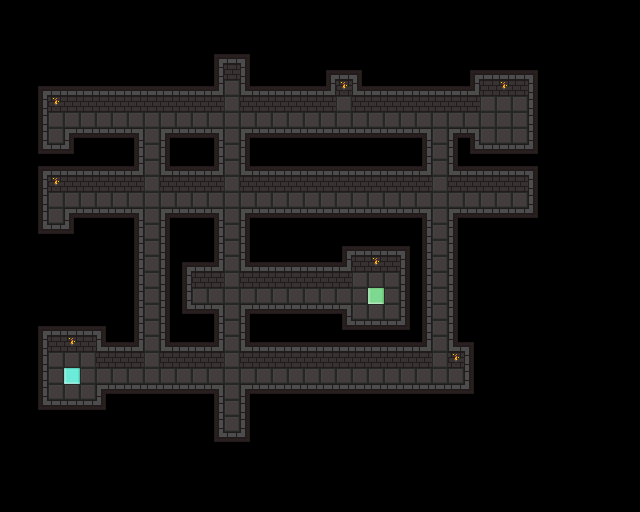

Rendered tile map (Tiled .tmx) drawn with the repository's tilesets; below, a short description and the full map source, tile grids included:
An orthogonal 40x32 tile map with 16x16 px tiles, 1 tile layer (Tile Layer 1), 3 tilesets and 23 objects.

<map version="1.4" tiledversion="1.4.3" orientation="orthogonal" renderorder="right-down" width="40" height="32" tilewidth="16" tileheight="16" infinite="0" nextlayerid="3" nextobjectid="27">
 <properties>
  <property name="description" value="Cramped corridors" />
  <property name="name" value="Level 6" />
 </properties>
 <tileset firstgid="1" source="../tileset_dungeon.tsx" />
 <tileset firstgid="65" source="../tileset_common.tsx" />
 <tileset firstgid="96" source="../tileset_floaty.tsx" />
 <layer id="1" name="Tile Layer 1" width="40" height="32">
  <data encoding="csv">
0,0,0,0,0,0,0,0,0,0,0,0,0,0,0,0,0,0,0,0,0,0,0,0,0,0,0,0,0,0,0,0,0,0,0,0,0,0,0,0,
0,0,0,0,0,0,0,0,0,0,0,0,0,0,0,0,0,0,0,0,0,0,0,0,0,0,0,0,0,0,0,0,0,0,0,0,0,0,0,0,
0,0,0,0,0,0,0,0,0,0,0,0,0,0,0,0,0,0,0,0,0,0,0,0,0,0,0,0,0,0,0,0,0,0,0,0,0,0,0,0,
0,0,0,0,0,0,0,0,0,0,0,0,0,1,2,3,0,0,0,0,0,0,0,0,0,0,0,0,0,0,0,0,0,0,0,0,0,0,0,0,
0,0,0,0,0,0,0,0,0,0,0,0,0,9,25,11,0,0,0,0,1,2,3,0,0,0,0,0,0,1,2,2,2,3,0,0,0,0,0,0,
0,0,1,2,2,2,2,2,2,2,2,2,2,13,33,12,2,2,2,2,13,27,12,2,2,2,2,2,2,13,25,27,25,11,0,0,0,0,0,0,
0,0,9,27,25,25,25,25,25,25,25,25,25,25,33,25,25,25,25,25,25,33,25,25,25,25,25,25,25,25,33,33,33,11,0,0,0,0,0,0,
0,0,9,33,33,33,33,33,33,33,33,33,33,33,33,33,33,33,33,33,33,33,33,33,33,33,33,33,33,33,33,33,33,11,0,0,0,0,0,0,
0,0,9,33,4,18,18,18,5,33,4,18,18,5,33,4,18,18,18,18,18,18,18,18,18,18,5,33,4,5,33,33,33,11,0,0,0,0,0,0,
0,0,17,18,19,0,0,0,9,33,11,0,0,9,33,11,0,0,0,0,0,0,0,0,0,0,9,33,11,17,18,18,18,19,0,0,0,0,0,0,
0,0,1,2,2,2,2,2,13,33,12,2,2,13,33,12,2,2,2,2,2,2,2,2,2,2,13,33,12,2,2,2,2,3,0,0,0,0,0,0,
0,0,9,27,25,25,25,25,25,33,25,25,25,25,33,25,25,25,25,25,25,25,25,25,25,25,25,33,25,25,25,25,25,11,0,0,0,0,0,0,
0,0,9,33,33,33,33,33,33,33,33,33,33,33,33,33,33,33,33,33,33,33,33,33,33,33,33,33,33,33,33,33,33,11,0,0,0,0,0,0,
0,0,9,33,4,18,18,18,5,33,4,18,18,5,33,4,18,18,18,18,18,18,18,18,18,18,5,33,4,18,18,18,18,19,0,0,0,0,0,0,
0,0,17,18,19,0,0,0,9,33,11,0,0,9,33,11,0,0,0,0,0,0,0,0,0,0,9,33,11,0,0,0,0,0,0,0,0,0,0,0,
0,0,0,0,0,0,0,0,9,33,11,0,0,9,33,11,0,0,0,0,0,1,2,2,2,3,9,33,11,0,0,0,0,0,0,0,0,0,0,0,
0,0,0,0,0,0,0,0,9,33,11,1,2,13,33,12,2,2,2,2,2,13,25,27,25,11,9,33,11,0,0,0,0,0,0,0,0,0,0,0,
0,0,0,0,0,0,0,0,9,33,11,9,25,25,33,25,25,25,25,25,25,25,33,33,33,11,9,33,11,0,0,0,0,0,0,0,0,0,0,0,
0,0,0,0,0,0,0,0,9,33,11,9,33,33,33,33,33,33,33,33,33,33,33,67,33,11,9,33,11,0,0,0,0,0,0,0,0,0,0,0,
0,0,0,0,0,0,0,0,9,33,11,17,18,5,33,4,18,18,18,18,18,5,33,33,33,11,9,33,11,0,0,0,0,0,0,0,0,0,0,0,
0,0,1,2,2,2,3,0,9,33,11,0,0,9,33,11,0,0,0,0,0,17,18,18,18,19,9,33,11,0,0,0,0,0,0,0,0,0,0,0,
0,0,9,25,27,25,12,2,13,33,12,2,2,13,33,12,2,2,2,2,2,2,2,2,2,2,13,33,12,3,0,0,0,0,0,0,0,0,0,0,
0,0,9,33,33,33,25,25,25,33,25,25,25,25,33,25,25,25,25,25,25,25,25,25,25,25,25,33,27,11,0,0,0,0,0,0,0,0,0,0,
0,0,9,33,69,33,33,33,33,33,33,33,33,33,33,33,33,33,33,33,33,33,33,33,33,33,33,33,33,11,0,0,0,0,0,0,0,0,0,0,
0,0,9,33,33,33,4,18,18,18,18,18,18,5,33,4,18,18,18,18,18,18,18,18,18,18,18,18,18,19,0,0,0,0,0,0,0,0,0,0,
0,0,17,18,18,18,19,0,0,0,0,0,0,9,33,11,0,0,0,0,0,0,0,0,0,0,0,0,0,0,0,0,0,0,0,0,0,0,0,0,
0,0,0,0,0,0,0,0,0,0,0,0,0,9,33,11,0,0,0,0,0,0,0,0,0,0,0,0,0,0,0,0,0,0,0,0,0,0,0,0,
0,0,0,0,0,0,0,0,0,0,0,0,0,17,18,19,0,0,0,0,0,0,0,0,0,0,0,0,0,0,0,0,0,0,0,0,0,0,0,0,
0,0,0,0,0,0,0,0,0,0,0,0,0,0,0,0,0,0,0,0,0,0,0,0,0,0,0,0,0,0,0,0,0,0,0,0,0,0,0,0,
0,0,0,0,0,0,0,0,0,0,0,0,0,0,0,0,0,0,0,0,0,0,0,0,0,0,0,0,0,0,0,0,0,0,0,0,0,0,0,0,
0,0,0,0,0,0,0,0,0,0,0,0,0,0,0,0,0,0,0,0,0,0,0,0,0,0,0,0,0,0,0,0,0,0,0,0,0,0,0,0,
0,0,0,0,0,0,0,0,0,0,0,0,0,0,0,0,0,0,0,0,0,0,0,0,0,0,0,0,0,0,0,0,0,0,0,0,0,0,0,0
</data>
 </layer>
 <objectgroup id="2" name="Object Layer 1">
  <object id="1" template="../templates/spike.tx" x="224" y="368" />
  <object id="3" template="../templates/doorRed.tx" x="224" y="224" />
  <object id="4" template="../templates/keyRed.tx" x="496" y="128" />
  <object id="5" template="../templates/ball.tx" x="96" y="384">
   <properties>
    <property name="line" type="object" value="6" />
   </properties>
  </object>
  <object id="6" template="../templates/line.tx" x="132" y="377.333">
   <polyline points="-28,-1.33333 308,-1.33333" />
  </object>
  <object id="7" template="../templates/ball.tx" x="144" y="128">
   <properties>
    <property name="line" type="object" value="8" />
   </properties>
  </object>
  <object id="8" template="../templates/line.tx" x="164" y="405.333">
   <polyline points="-12,-285.333 -12,-29.333" />
  </object>
  <object id="9" template="../templates/goal.tx" x="368" y="288" width="16" height="16" />
  <object id="10" template="../templates/spawn.tx" x="72" y="376" />
  <object id="11" template="../templates/ball.tx" x="432" y="128">
   <properties>
    <property name="line" type="object" value="12" />
   </properties>
  </object>
  <object id="12" template="../templates/line.tx" x="332" y="393.333">
   <polyline points="108,-273.333 108,-17.333" />
  </object>
  <object id="13" template="../templates/ball.tx" x="48" y="208">
   <properties>
    <property name="line" type="object" value="14" />
   </properties>
  </object>
  <object id="14" template="../templates/line.tx" x="220" y="369.333">
   <polyline points="-164,-169.333 300,-169.333" />
  </object>
  <object id="16" template="../templates/spike.tx" x="432" y="192" />
  <object id="17" template="../templates/ball.tx" x="224" y="432">
   <properties>
    <property name="line" type="object" value="18" />
    <property name="speed" type="float" value="25" />
   </properties>
  </object>
  <object id="18" template="../templates/line.tx" x="244" y="405.333">
   <polyline points="-12,-317.333 -12,18.667" />
  </object>
  <object id="19" template="../templates/spike.tx" x="224" y="144" />
  <object id="20" template="../templates/spike.tx" x="224" y="400" />
  <object id="22" template="../templates/line.tx" x="364" y="464">
   <polyline points="-164,-169.333 -20,-168" />
  </object>
  <object id="23" template="../templates/ball.tx" x="336" y="304">
   <properties>
    <property name="line" type="object" value="22" />
   </properties>
  </object>
  <object id="24" template="../templates/ball.tx" x="48" y="128">
   <properties>
    <property name="line" type="object" value="25" />
   </properties>
  </object>
  <object id="25" template="../templates/line.tx" x="172" y="289.333">
   <polyline points="-116,-169.333 300,-169.333" />
  </object>
  <object id="26" template="../templates/text.tx" x="12" y="308" width="120" height="11">
   <text fontfamily="Courier" pixelsize="8" wrap="1" color="#ffffff" bold="1" halign="center" valign="center">Torch is safe</text>
  </object>
 </objectgroup>
</map>
